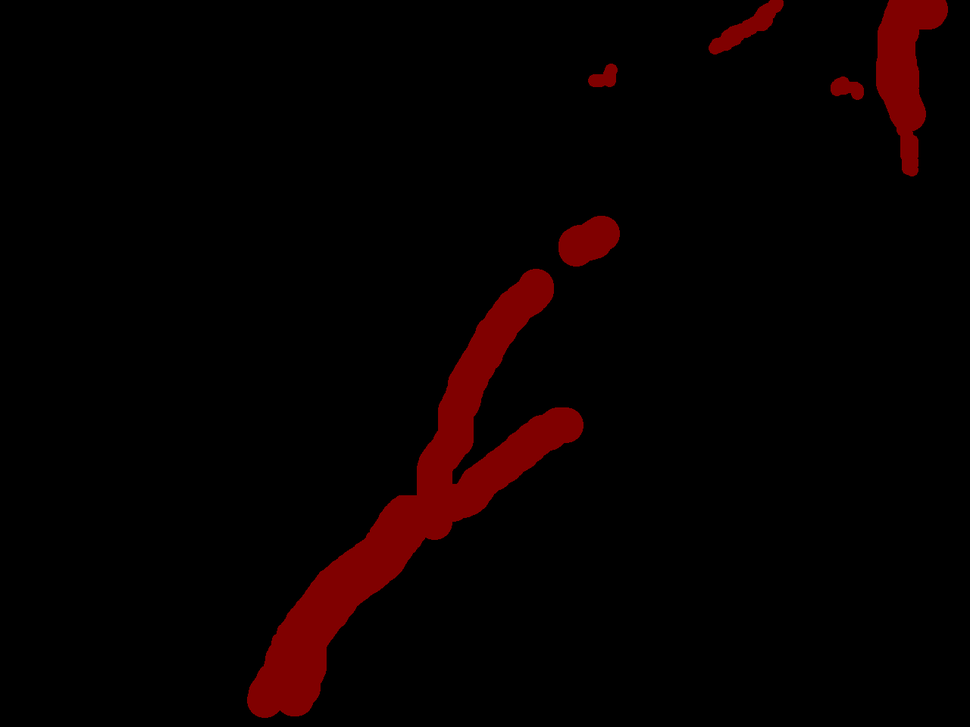
#> input picture images/annotated/0078.png, 970 x 727 px, shrunk from 1280 x 960 before the run
$ jupyter execute --allow-errors segmentation_metrics_benchmarking.ipynb
#> lines starting #> are read from the running program, lines starting #| are printed output that depends on the picture
#> `ground_truth = cv2.imread( annotations_directory + annotation_path, cv..`:
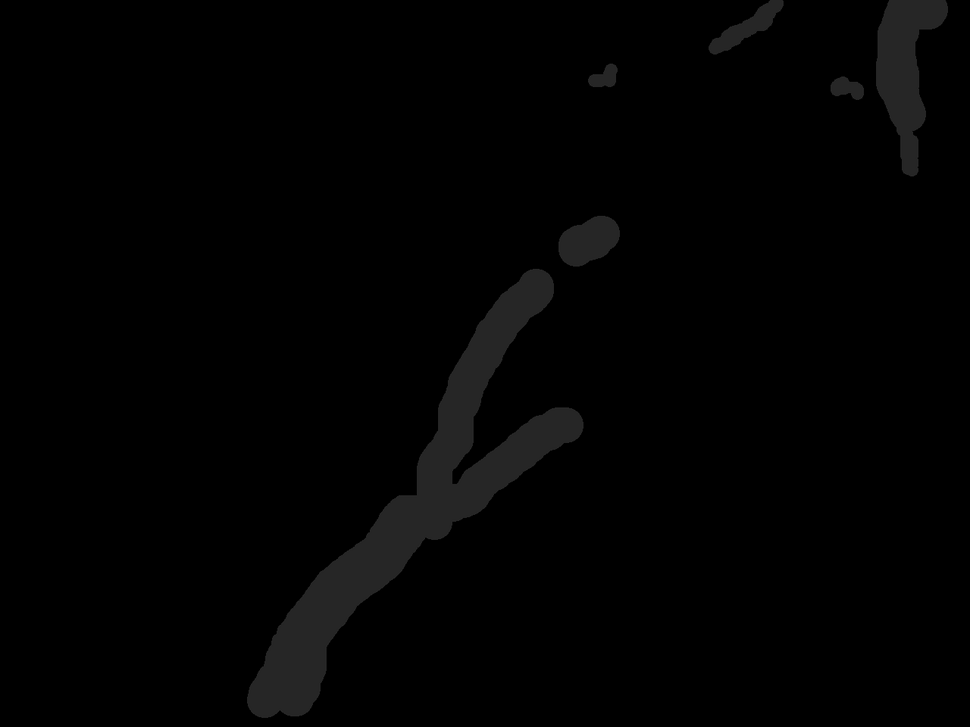
#> ground_truth: shape (727, 970); min 0, max 46, mean 2.2
### scripts/abstract_pyprocessor.py
import numpy as np
from abc import ABC, abstractmethod


class PyProcessor(ABC):
    """
    Abstract base class for Python-based image processing algorithms.

    Provides a framework for registering and dispatching different image
    processing routines dynamically. Subclasses must implement the `execute`
    and `get_name` methods.
    """

    _registry = {}
    """
    dict: Internal registry mapping string keys to concrete subclass types.
    Populated automatically via the `__init_subclass__` hook.
    """

    # [54 lines left out: functions __init_subclass__, execute, get_name, get_registry, not called in this run]

    @classmethod
    def dispatch_execute(cls, key: str, image: np.ndarray) -> None:
        """
        Routes an execution request to the appropriate registered subclass.

        Args:
            key (str): The unique identifier of the target processor.
            image (np.ndarray): The image to be processed.

        Raises:
            ValueError: If the requested key does not exist in the registry.
        """
        if key in cls._registry:
            processor_instance = cls._registry[key]()
            processor_instance.execute(image)
        else:
            raise ValueError(f'Processor with key "{key}" does not exist.')

    # [18 lines left out: function dispatch_name, not called in this run]

### scripts/segmentation_metrics_benchmarking.ipynb
[cell 1]
import plugin_loader  # noqa: F401
from abstract_pyprocessor import PyProcessor
import cv2
import matplotlib.pyplot as plt

## Testing Environment
Defines environment variables required for testing.
- `images_directory`: directory to search for test images
- `annotations_directory`: directory to search for related annotation segmentation masks (denotes ground truth)
- `images`: dictionary holding test image to ground truth mappings
- `methods`: set of methods to test with the dispatcher in `PyProcessor`

[cell 2]
images_directory = '../images/'
annotations_directory = '../images/annotated/'

images = {
    "0078.tif": "0078.png",
    "0079.tif": "0079.png",
    "0080.tif": "0080.png",
    "0081.tif": "0081.png",
    "0082.tif": "0082.png",
    "0083.tif": "0083.png",
    "0098.tif": "0098.png",
    "0099.tif": "0099.png",
    "0101.tif": "0101.png",
    "0102.tif": "0102.png",
    "0104.tif": "0104.png",
    "0105.tif": "0105.png",
    "0145.tif": "0145.png",
    "0146.tif": "0146.png",
    "0147.tif": "0147.png",
    "0148.tif": "0148.png",
    "0152.tif": "0152.png",
    "0154.tif": "0154.png",
    "0156.jpg": "0156.png",
    "0157.jpg": "0157.png",
    "0158.jpg": "0158.png",
    "0159.jpg": "0159.png",
    "0160.jpg": "0160.png",
    "0161.jpg": "0161.png",
    "0162.jpg": "0162.png",
    "0163.jpg": "0163.png",
    "0164.jpg": "0164.png",
    "0165.jpg": "0165.png",
    "0166.jpg": "0166.png",
    "0167.jpg": "0167.png",
    "0168.jpg": "0168.png",
    "0169.jpg": "0169.png",
}

methods = {
    "mfccd",
    "mfgamma",
    "mfsigmoid",
    "mfhyst",
    "mfhgamma",
    "mfhsigmoid",
    "fmm",
    "smf"
}

## Scoring Logic
Iterates over the image-annotation pairs within the `images` dictionary and processes each image according to each method denoted in the `methods` set. The results are scored based on the annotation (ground truth):
- Intersection over Union: approximation of worst-case performance
- Dice: approximation of average-case performance
- Percent error: total number of false positives and false negatives

[cell 3]
from joblib import Memory
import pandas as pd
import seaborn as sns
import score

cache_directory = "./__segcache__"
memory = Memory(cache_directory, verbose=0)


@memory.cache
def benchmark(image_path: str, annotation_path: str, method: str) -> dict:
#> called with image_path = '0078.tif', annotation_path = '0078.png', method = 'mfhyst'
    image = cv2.imread(images_directory + image_path, cv2.IMREAD_GRAYSCALE)
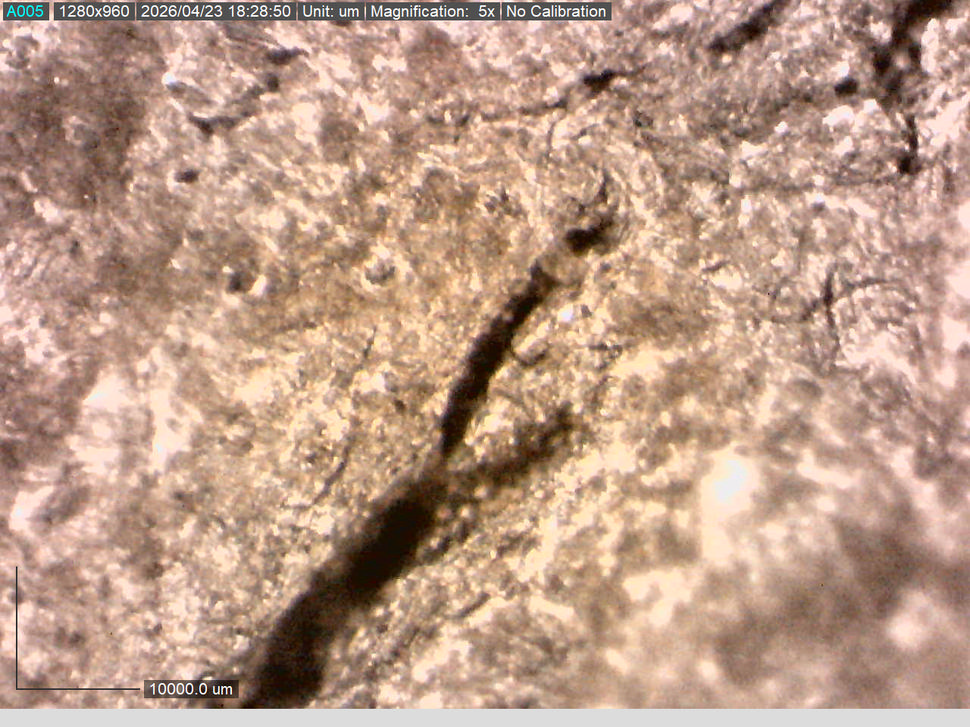
#> input picture images/0078.tif, 970 x 727 px, shrunk from 1280 x 960 before the run
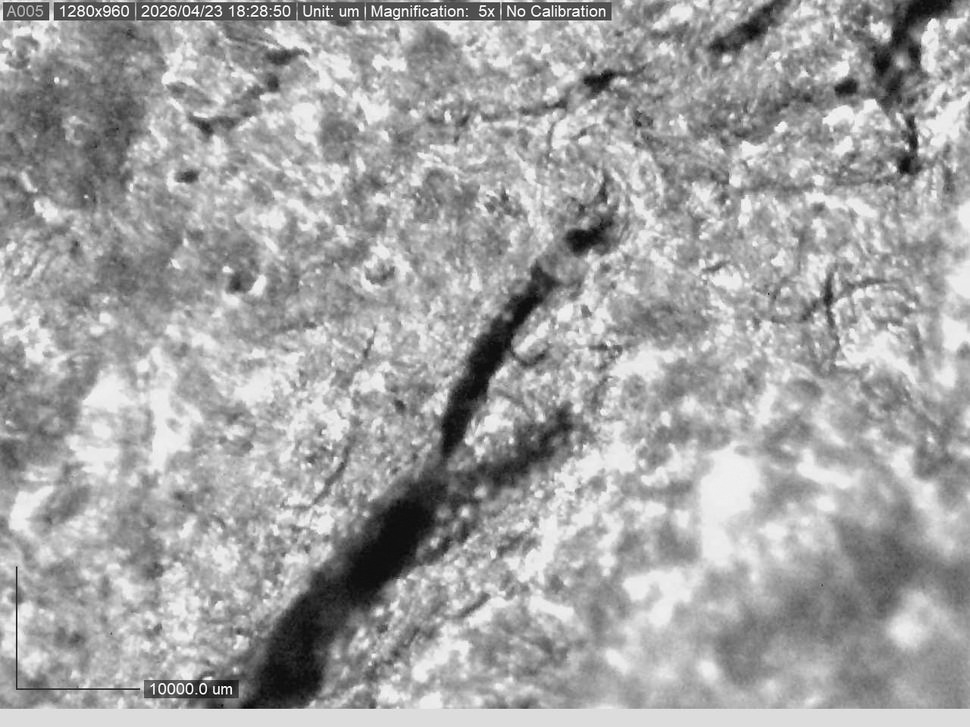
#> image: shape (727, 970); min 3, max 255, mean 162.8
    assert image is not None

    ground_truth = cv2.imread(
        annotations_directory + annotation_path, cv2.IMREAD_GRAYSCALE
    )
    assert ground_truth is not None

    PyProcessor.dispatch_execute(method, image)

    cv2.imwrite(
        f"{processed_directory}{method}_{image_path[: image_path.find('.')]}.png",
        image,
    )

    return {
        "image_path": image_path,
        "method_name": method,
        "iou": score.iou(image, ground_truth),
        "dice": score.dice(image, ground_truth),
        "percent_err": score.percent_err(image, ground_truth),
    }


processed_directory = "../processed/"

results = []

#> (the rest of this cell did not finish here and is left out)
